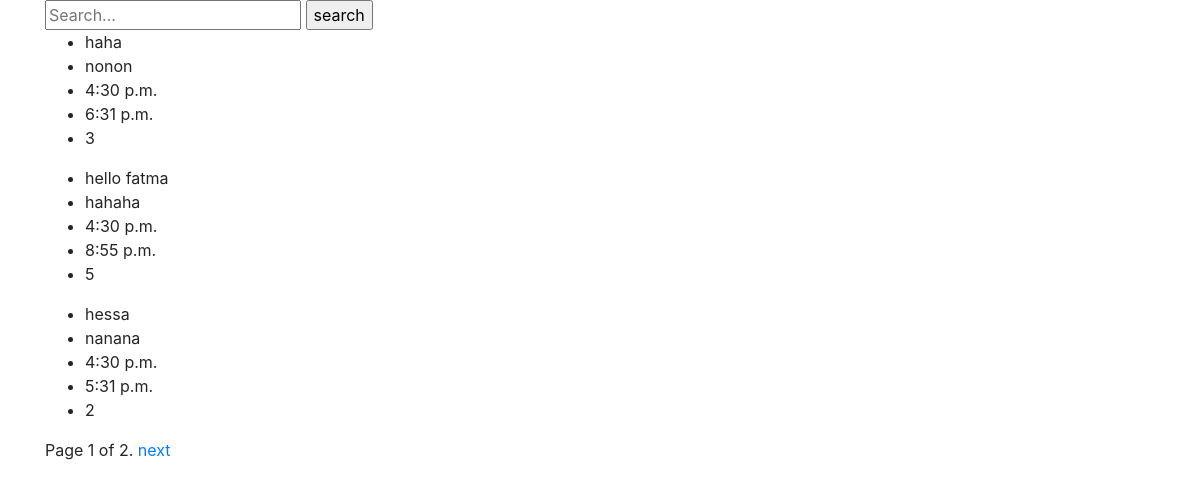
Before: /home/list/ with the older database file.
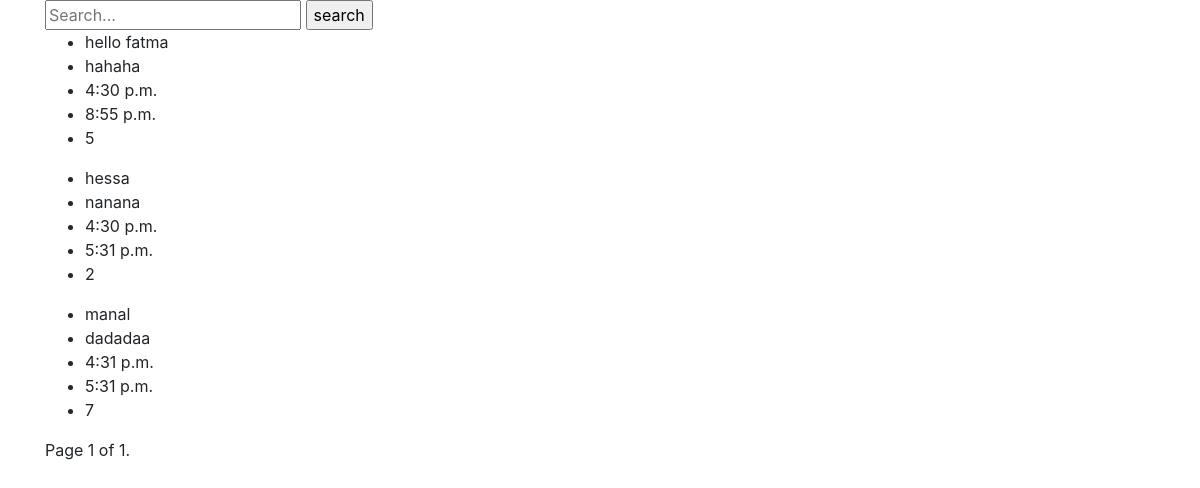
After: the same page with the newer database file.
### restuarants/models.py (models this page shows, shortened)
class Restaurant (models.Model):
	name=models.CharField(max_length=122, unique=True)
	description = models.TextField()
	opening_time = models.TimeField()
	closing_time =models.TimeField()
	logo=models.ImageField(null=True, blank=True)
	slug= models.SlugField(blank=True)
	class Meta:
		ordering=['name']

### restuarants/views.py (the view)
def restaurant_list(request):
	objects= Restaurant.objects.all()
	query= request.GET.get('s')
	if query:
		objects=objects.filter(name__icontains=query)
	paginator= Paginator(objects,3)
	number=request.GET.get('page')
	try:
		objects=paginator.page(number)
	except PageNotAnInteger:
		objects = paginator.page(1)
	except EmptyPage:
		objects = paginator.page(paginator.num_pages)
	context ={"items": objects}
	return render(request, "restaurant_list.html", context)

### restuarants/templates/restaurant_list.html (shortened to what this page needs)
{% extends "base.html" %}
{% block content %}
	<form action="{%url 'restaurant_list'%}" method="GET">
		<input type="text" name="s" placeholder="Search..." value="{{request.GET.s}}" >
		<input type="submit" value="search">
	</form>
	{% for list in items %}
	<ul>
		<li>{{list.name}}</li>
		<li>{{list.description}}</li>
		<li>{{list.opening_time}}</li>
		<li>{{list.closing_time}}</li>
		<li>{{list.id}}</li>
	</ul>
	{% endfor %}
	<div class="pagination">
        <span class="step-links">
        <span class="current">
                Page {{ items.number }} of {{ items.paginator.num_pages }}.
            </span>
            {% if items.has_next %}
                <a href="?page={{ items.next_page_number }} &{{request.GET.s}}">next</a>
            {% endif %}
        </span>
    </div>
{% endblock content %}

Changed rows visible on the page:
removed Restaurant: name "haha", description "nonon", opening_time "4:30 p.m.", closing_time "6:31 p.m.", id "3"
added Restaurant: name "manal", description "dadadaa", opening_time "4:31 p.m.", closing_time "5:31 p.m.", id "7"
Other visible differences:
{{ items.paginator.num_pages }}: "2" → "1"
text no longer shown: "next"
